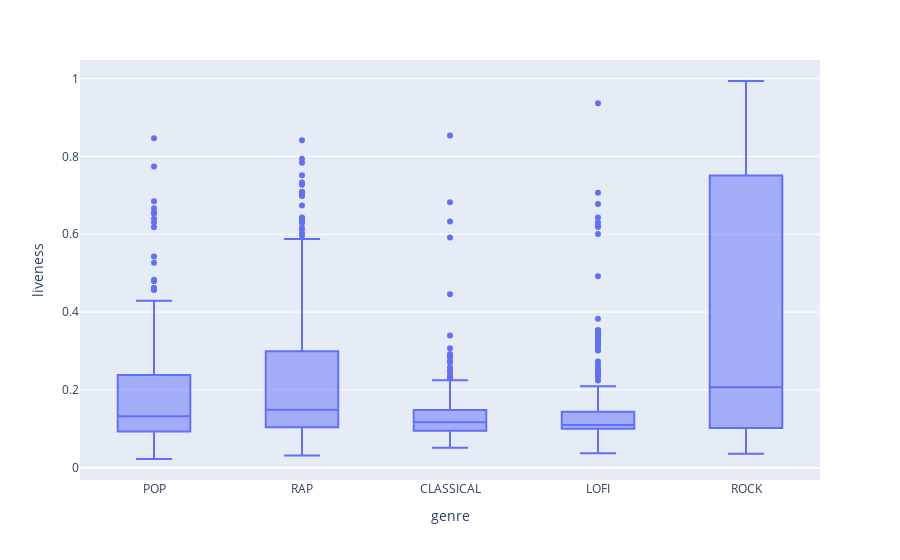

Notebook source saved alongside this figure:
### Markdown cell above
liveness

### Code cell
fig = px.box(genre_df, x='genre', y='liveness')
fig.show()

### Figure 1 — Plotly figure (JSON) as saved in the notebook; plotly's stock layout.template omitted (floating-point values rounded to 4 significant figures; data arrays with more than 128 entries replaced by an {"elided": "..."} marker saying what was removed)
{"data": [{"alignmentgroup": "True", "hovertemplate": "genre=%{x}<br>liveness=%{y}<extra></extra>", "legendgroup": "", "marker": {"color": "#636efa"}, "name": "", "notched": false, "offsetgroup": "", "orientation": "v", "showlegend": false, "type": "box", "x": {"elided": "1337 str values"}, "x0": " ", "xaxis": "x", "y": {"elided": "1337 float values"}, "y0": " ", "yaxis": "y"}], "layout": {"boxmode": "group", "legend": {"tracegroupgap": 0}, "margin": {"t": 60}, "xaxis": {"anchor": "y", "domain": [0, 1], "title": {"text": "genre"}}, "yaxis": {"anchor": "x", "domain": [0, 1], "title": {"text": "liveness"}}}}
